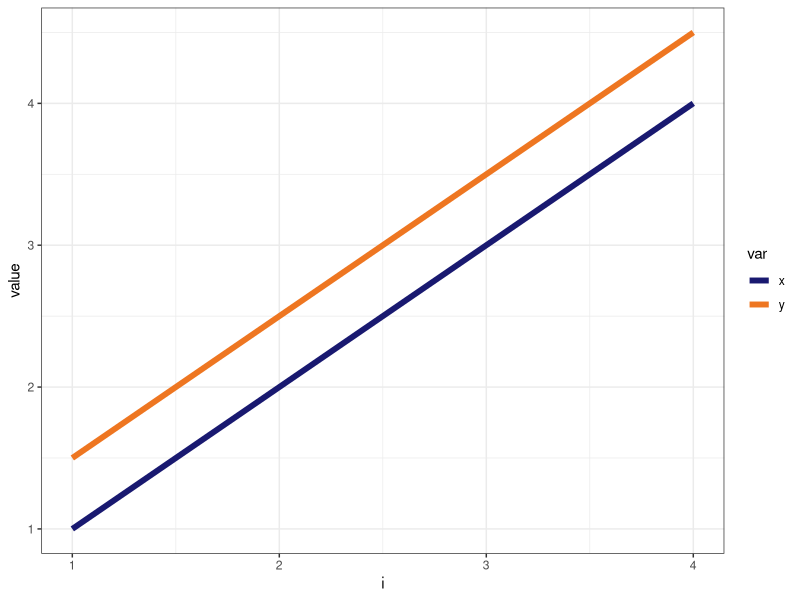
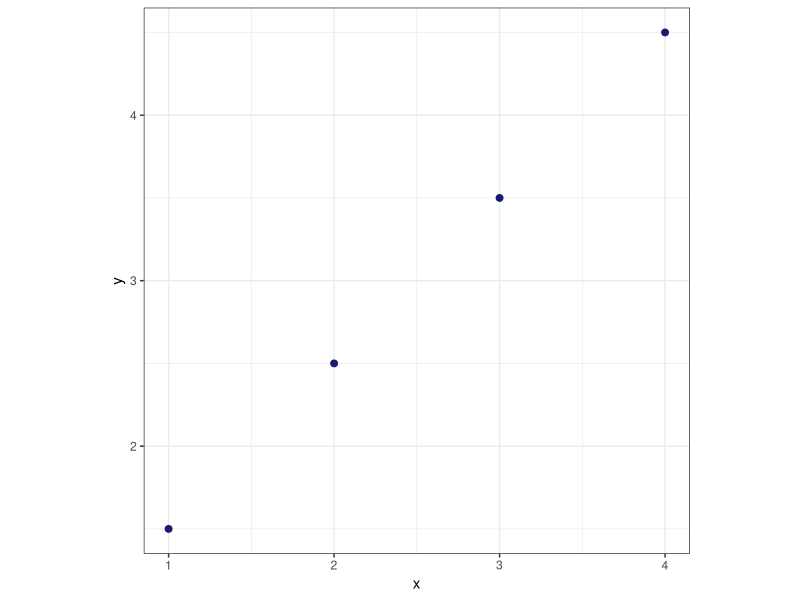
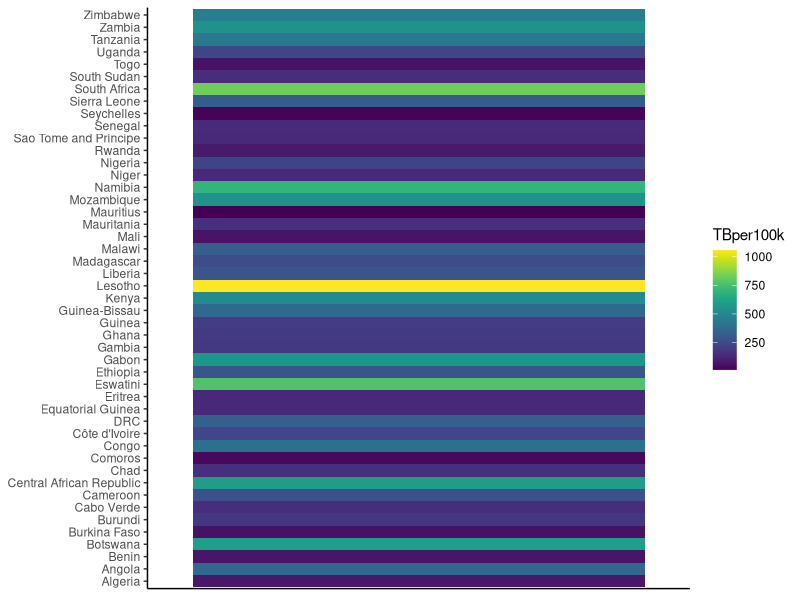
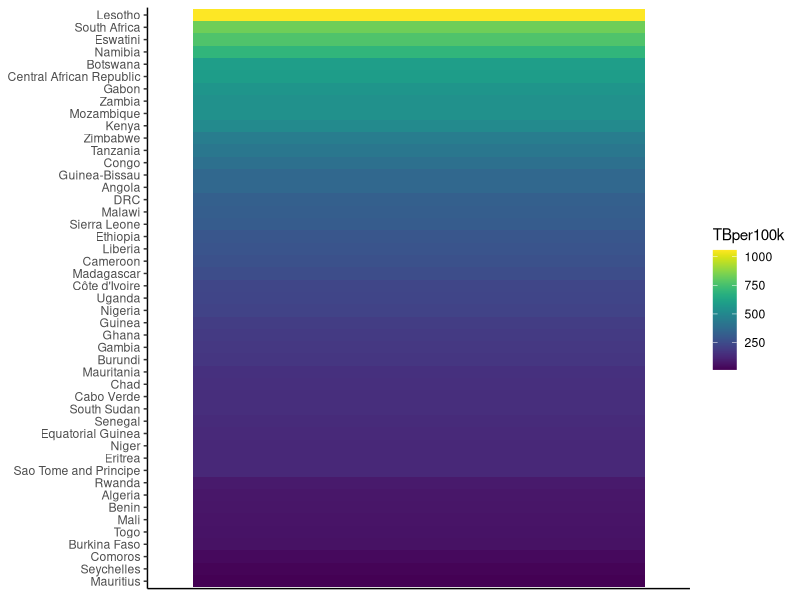

These figures' R source, in order: (Note: this script raises an error after producing the figures.)
## ---- chunk 1
library(tidyverse)
library(viridis)
library(ggrepel)
## ---- chunk 2
cat <- tibble(i = c(1,2,3,4),
              x = c(1,2,3,4),
              y = c(1.5,2.5,3.5,4.5))
## ---- chunk 3
cat %>%
  pivot_longer(cols = c(x,y), names_to = "var", values_to = "value") %>%
  ggplot() + 
  geom_line(aes(i, value, col = var), size = 2) +
  theme_bw() +
  scale_color_manual(values = c("midnightblue", "chocolate2"))
## ---- chunk 4
ggplot(cat, aes(x,y)) + 
  geom_point(col = "midnightblue", size=2) + 
  coord_equal() +
  theme_bw()
## ---- chunk 5
tb <- read_csv("tb.csv")

# shorten two longest country names
tb <- tb %>%
  mutate(country = forcats::fct_recode(country, 
                          Tanzania = "United Republic of Tanzania",
                          DRC = "Democratic Republic of the Congo"))

?revalue

tb %>%
  filter(who_region == "AFR") %>%
  group_by(country) %>%
  summarize(TBper100k = mean(incidence_100k, na.rm = TRUE)) %>%
  ggplot(aes("a", country, fill = TBper100k)) + 
  geom_tile() + 
  scale_fill_viridis() + 
  theme_classic() +
  theme(axis.title.x=element_blank(),
        axis.title.y=element_blank(),
        axis.text.x=element_blank(),
        axis.ticks.x=element_blank())
## ---- chunk 6
tb %>%
  filter(who_region == "AFR") %>%
  group_by(country) %>%
  summarize(TBper100k = mean(incidence_100k, na.rm = TRUE)) %>%
  ggplot(aes("a", reorder(country, TBper100k), fill = TBper100k)) + 
  geom_tile() + 
  scale_fill_viridis() + 
  theme_classic() +
  theme(axis.title.x=element_blank(),
        axis.title.y=element_blank(),
        axis.text.x=element_blank(),
        axis.ticks.x=element_blank())
## ---- chunk 7
tb %>%
  filter(who_region == "AFR") %>%
  group_by(country) %>%
  summarize(TBper100k = mean(incidence_100k, na.rm = TRUE)) %>%
  ggplot(aes("a", reorder(country, TBper100k), fill = TBper100k)) + 
  geom_tile() + 
  scale_fill_gradient(low="white", high=muted("blue")) +
  theme_classic() +
  theme(axis.title.x=element_blank(),
        axis.title.y=element_blank(),
        axis.text.x=element_blank(),
        axis.ticks.x=element_blank())
## ---- chunk 8
tb %>%
  filter(who_region == "AFR") %>%
  group_by(country) %>%
  summarize(TBper100k = mean(incidence_100k, na.rm = TRUE)) %>%
  ggplot(aes("a", reorder(country, TBper100k), fill = TBper100k)) + 
  geom_tile() + 
  scale_fill_gradient(low="white", high=muted("blue")) +
  expand_limits(fill = 0) +
  theme_classic() +
  theme(axis.title.x=element_blank(),
        axis.title.y=element_blank(),
        axis.text.x=element_blank(),
        axis.ticks.x=element_blank())

# what is the incidence in Mauritius?
tb %>%
  filter(who_region == "AFR") %>%
  group_by(country) %>%
  summarize(TBper100k = mean(incidence_100k, na.rm = TRUE)) %>%
  arrange(TBper100k)
# 12.8
## ---- chunk 9
#remove two countries to make an even grid of 45 countries
tb_ordered <- tb %>%
  filter(who_region == "AFR") %>%
  filter(country != "Angola" & country != "Senegal") %>%  
  group_by(country) %>%
  summarize(TBper100k = mean(incidence_100k, na.rm = TRUE)) %>%
  mutate(country = reorder(country, TBper100k)) %>%
  arrange(TBper100k, country)

tb_ordered

tb_ordered %>%
  ggplot(aes(rep(1:5, 9), rep(1:9, each = 5))) +
  geom_point(aes(size = TBper100k)) +
  geom_text(aes(label = country), position = position_nudge(y=0.5), size=2) +
  expand_limits(x=c(0.5,5.5), y=c(1,8.5)) + 
  ylab(NULL) + 
  scale_size_area() +
  theme_classic() +
  theme(axis.title.x=element_blank(),
        axis.title.y=element_blank(),
        axis.text.x=element_blank(),
        axis.ticks.x=element_blank(),
        axis.text.y=element_blank(),
        axis.ticks.y=element_blank())
